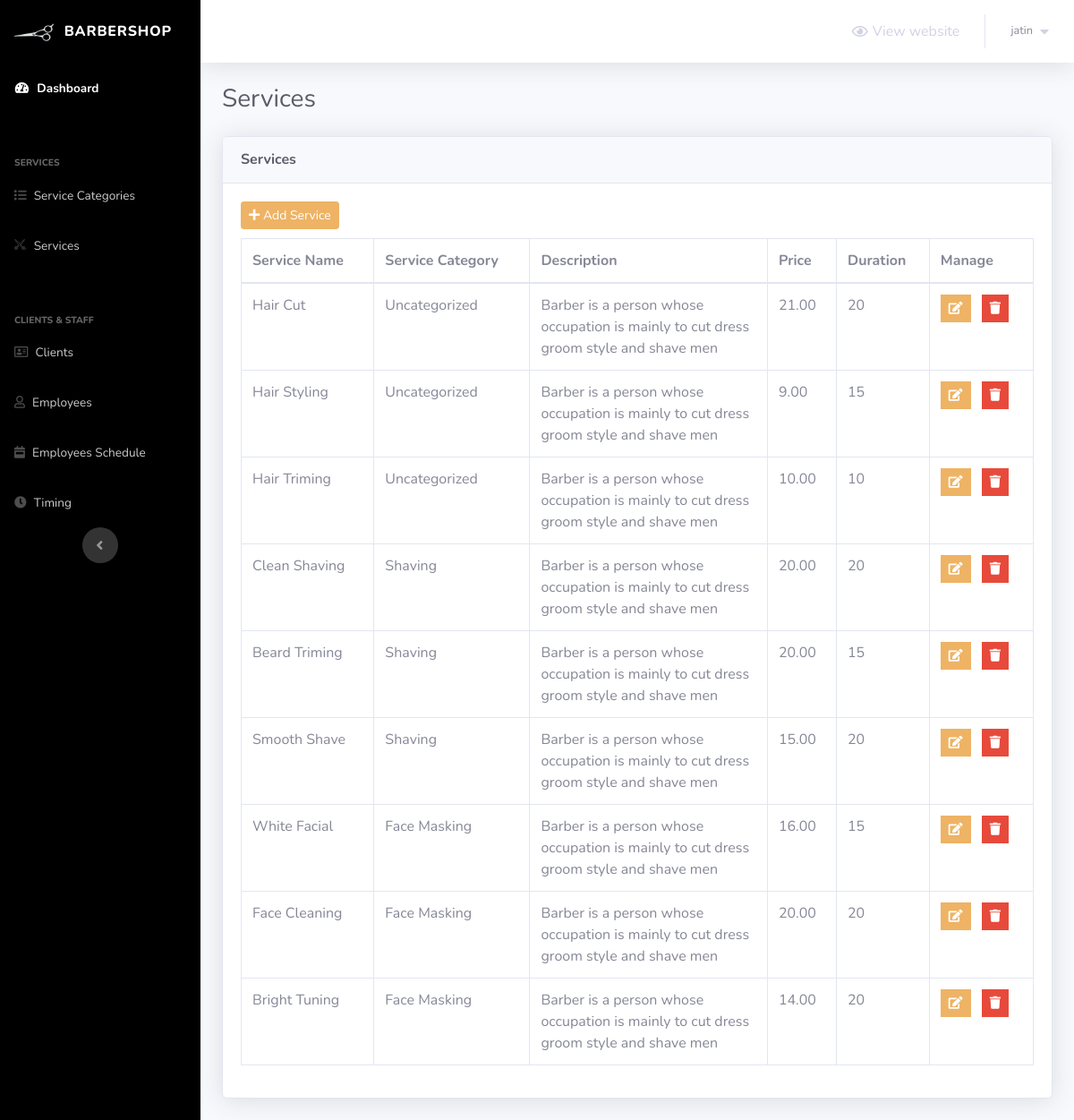
Page /barber-admin/services.php (signed in) on the committed database.
### tables this page shows
CREATE TABLE `services` (
  `service_id` int(5) NOT NULL,
  `service_name` varchar(50) NOT NULL,
  `service_description` varchar(255) NOT NULL,
  `service_price` decimal(6,2) NOT NULL,
  `service_duration` int(5) NOT NULL,
  `category_id` int(2) NOT NULL
);

CREATE TABLE `service_categories` (
  `category_id` int(2) NOT NULL,
  `category_name` varchar(50) NOT NULL
);

### barber-admin/services.php (the view, shortened to what this page needs)
<?php
    include 'connect.php';
    include 'Includes/templates/header.php';
    if(isset($_SESSION['username_barbershop_Xw211qAAsq4']) && isset($_SESSION['password_barbershop_Xw211qAAsq4']))
    {
?>
        <div class="container-fluid">
            <div class="d-sm-flex align-items-center justify-content-between mb-4">
                <h1 class="h3 mb-0 text-dark">Services</h1>
            </div>
            <?php
                $do = '';
                if(isset($_GET['do']) && in_array($_GET['do'], array('Add','Edit')))
                {
                    $do = htmlspecialchars($_GET['do']);
                }
                else
                {
                    $do = 'Manage';
                }
                if($do == 'Manage')
                {
                    $stmt = $con->prepare("SELECT * FROM services s, service_categories sc where s.category_id = sc.category_id");
                    $stmt->execute();
                    $rows_services = $stmt->fetchAll();
                ?>
                    <div class="card shadow mb-4">
                        <div class="card-header py-3">
                            <h6 class="m-0 font-weight-bold text-dark">Services</h6>
                        </div>
                        <div class="card-body">
                            <a href="services.php?do=Add" class="btn btn-success btn-sm" style="margin-bottom: 10px;background-color: #EEB365;border-color:#EEB365">
                                <i class="fa fa-plus"></i>
                                Add Service
                            </a>
                            <table class="table table-bordered">
                                <thead>
                                    <tr>
                                        <th scope="col">Service Name</th>
                                        <th scope="col">Service Category</th>
                                        <th scope="col">Description</th>
                                        <th scope="col">Price</th>
                                        <th scope="col">Duration</th>
                                        <th scope="col">Manage</th>
                                    </tr>
                                </thead>
                                <tbody>
                                    <?php
                                        foreach($rows_services as $service)
                                        {
                                            echo "<tr>";
                                                echo "<td>";
                                                    echo $service['service_name'];
                                                echo "</td>";
                                                echo "<td>";
                                                    echo $service['category_name'];
                                                echo "</td>";
                                                echo "<td style = 'width:30%'>";
                                                    echo $service['service_description'];
                                                echo "</td>";
                                                echo "<td>";
                                                    echo $service['service_price'];
                                                echo "</td>";
                                                echo "<td>";
                                                    echo $service['service_duration'];
                                                echo "</td>";
                                                echo "<td>";
                                                    $delete_data = "delete_".$service["service_id"];
                                                    ?>
                                                        <ul class="list-inline m-0">
                                                            <li class="list-inline-item" data-toggle="tooltip" title="Edit">
                                                                <button class="btn btn-success btn-sm rounded-0"style="background-color:#EEB365;border-color:#EEB365;">
                                                                    <a href="services.php?do=Edit&service_id=<?php echo $service['service_id']; ?>" style="color: white;">
                                                                        <i class="fa fa-edit"></i>
                                                                    </a>
                                                                </button>
                                                            </li>
                                                            <li class="list-inline-item" data-toggle="tooltip" title="Delete">
                                                                <button class="btn btn-danger btn-sm rounded-0" type="button" data-toggle="modal" data-target="#<?php echo $delete_data; ?>" data-placement="top"><i class="fa fa-trash"></i></button>
                                                            </li>
                                                        </ul>
                                                    <?php
                                                echo "</td>";
                                            echo "</tr>";
                                        }
                                    ?>
                                </tbody>
                            </table>
                        </div>
                    </div>
                    <?php
                }
            ?>
        </div>
<?php
        include 'Includes/templates/footer.php';
    }
    else
    {
        header('Location: login.php');
        exit();
    }
?>

### rows in the picture
services: service_name "Hair Cut", category.category_name "Uncategorized", service_description "Barber is a person whose occupation is mainly to cut dress groom style and shave men", service_price "21.00", service_duration "20"
services: service_name "Hair Styling", category.category_name "Uncategorized", service_description "Barber is a person whose occupation is mainly to cut dress groom style and shave men", service_price "9.00", service_duration "15"
services: service_name "Hair Triming", category.category_name "Uncategorized", service_description "Barber is a person whose occupation is mainly to cut dress groom style and shave men", service_price "10.00", service_duration "10"
services: service_name "Clean Shaving", category.category_name "Shaving", service_description "Barber is a person whose occupation is mainly to cut dress groom style and shave men", service_price "20.00", service_duration "20"
services: service_name "Beard Triming", category.category_name "Shaving", service_description "Barber is a person whose occupation is mainly to cut dress groom style and shave men", service_price "20.00", service_duration "15"
services: service_name "Smooth Shave", category.category_name "Shaving", service_description "Barber is a person whose occupation is mainly to cut dress groom style and shave men", service_price "15.00", service_duration "20"
services: service_name "White Facial", category.category_name "Face Masking", service_description "Barber is a person whose occupation is mainly to cut dress groom style and shave men", service_price "16.00", service_duration "15"
services: service_name "Face Cleaning", category.category_name "Face Masking", service_description "Barber is a person whose occupation is mainly to cut dress groom style and shave men", service_price "20.00", service_duration "20"
services: service_name "Bright Tuning", category.category_name "Face Masking", service_description "Barber is a person whose occupation is mainly to cut dress groom style and shave men", service_price "14.00", service_duration "20"

### other values in the picture
$_SESSION['username_barbershop_Xw211qAAsq4'] "jatin"
